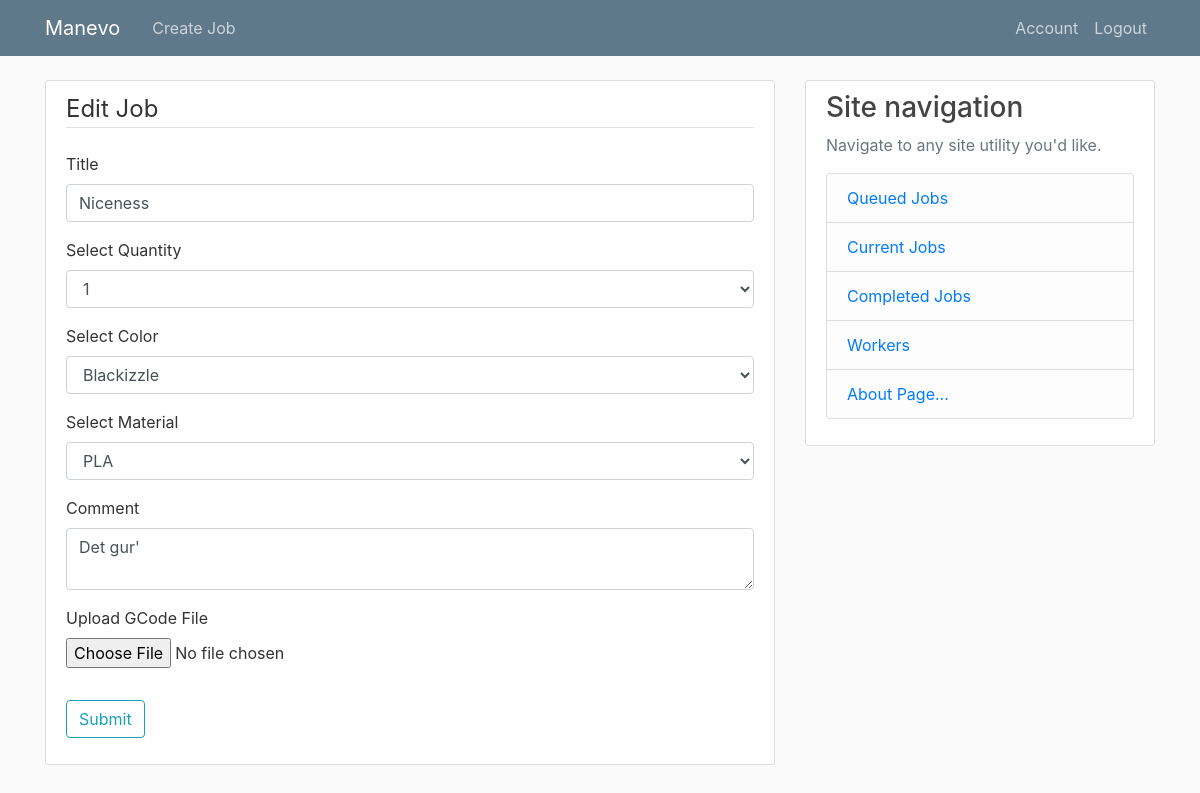
Before: /job/1/edit (signed in) with the older database file.
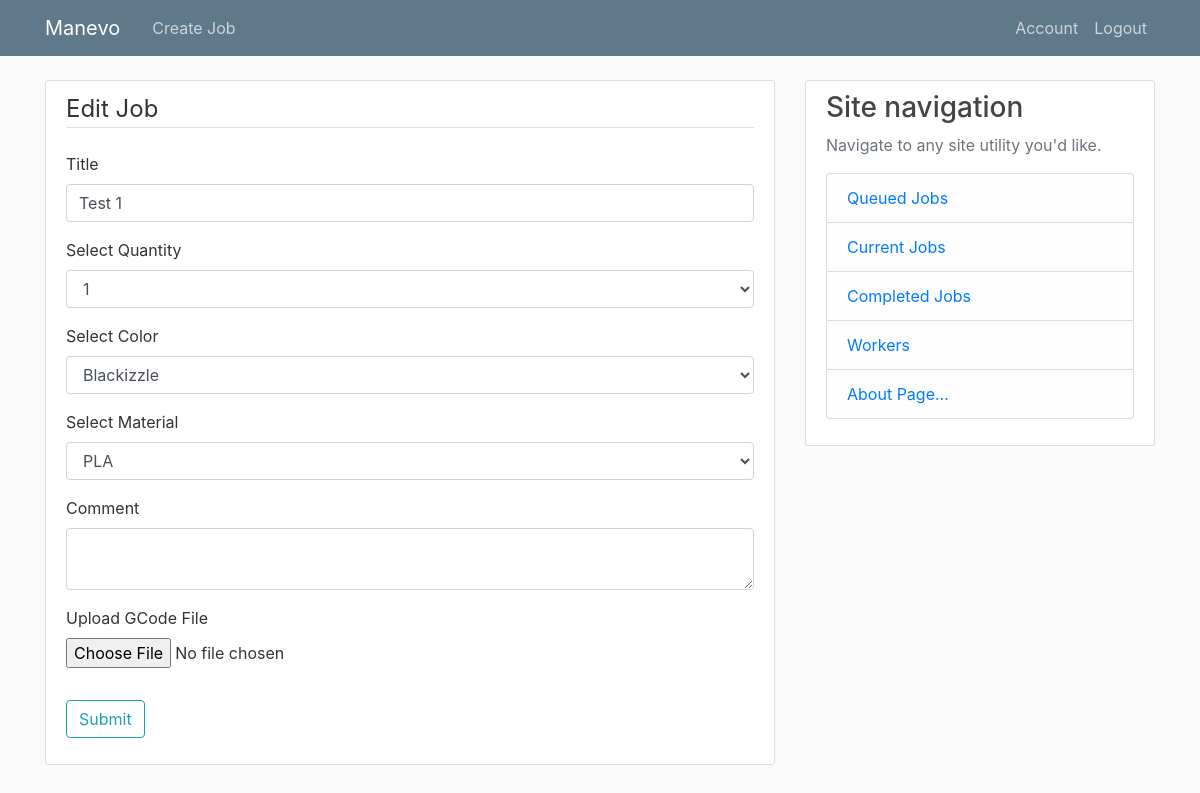
After: the same page with the newer database file.
### hub/models.py (models this page shows, shortened)
class Job(db.Model):
    id = db.Column(db.Integer, primary_key=True) # Primary key for job
    uploadID = db.Column(db.Integer, unique=False) # ID for uploads - used for quantity settings
    groupID = db.Column(db.Integer, unique=False) # ID to group different jobs
    queuePosition = db.Column(db.Integer) # Number used to sort job queue positions
    title = db.Column(db.String, nullable=False) # Arbitrary name of the job given by user
    code = db.Column(db.String, nullable=False) # Filename of uploaded GCode
    color = db.Column(db.String, nullable=False) # Color of filament used
    material = db.Column(db.String, nullable=False) # Filament material
    datePosted = db.Column(db.DateTime, nullable=False, default=datetime.now()) # Date job is posted
    datePrintStart = db.Column(db.DateTime, nullable=True) # Date job is initiated
    datePrintFinish = db.Column(db.DateTime, nullable=True) # Date job is completed
    qty = db.Column(db.Integer, nullable=False) # Job multiplier - this column will be deleted in later versions
    comment = db.Column(db.Text, nullable=True) # Comment by user regarding job
    status = db.Column(db.String, nullable=False) # Status of print - In queue, printed, completed, ect.
    printerID = db.Column(db.Integer, db.ForeignKey('worker.id')) # ID used to assign job or refer job to the used printer
    userID = db.Column(db.Integer, db.ForeignKey('user.id'), nullable=False) # ID used to assign job or refer job to the used printer

### hub/routes.py (the view)
@app.route("/job/<int:job_id>/edit", methods=['GET', 'POST'])
@login_required
def edit_job(job_id):
    job = Job.query.get_or_404(job_id)
    if job.user != current_user:
        abort(403)
    form = JobForm()
    if form.validate_on_submit():
        job.title = form.title.data
        job.comment = form.comment.data
        job.color = form.color.data
        job.material = form.material.data
        job.jobfile = form.jobfile.data
        job.qty = form.qty.data
        db.session.commit()
        flash('Your job has been edited.', 'success')
        return redirect(url_for('job', job_id=job.id))
    elif request.method == "GET":
        form.title.data = job.title
        form.comment.data = job.comment
        form.color.data = job.color
        form.material.data = job.material
        form.jobfile.data = job.code
    return render_template('create_job.html', title = 'Update Job', form=form, legend='Edit Job')

### hub/forms.py (shortened to what this page needs)
class JobForm(FlaskForm):
    title = StringField('Title', validators=[DataRequired()])
    jobfile = FileField('Upload GCode File', validators=[FileAllowed(['gcode'])])
    color = SelectField('Select Color', choices=colorChoices, validators=[DataRequired()])
    material = SelectField('Select Material', choices=materialChoices,validators=[DataRequired()])
    comment = TextAreaField('Comment')
    qty = SelectField('Select Quantity', validators=[DataRequired()], choices=range(1,1000), coerce=int)
    ignore_filename = BooleanField('Override currently uploaded file with same filename.', default=False)
    submit = SubmitField('Submit')

### hub/models.py (called while the page is built)
@login_manager.user_loader
def load_user(get_id):
    return User.query.get(int(get_id))

### hub/templates/create_job.html (shortened to what the changed rows need)
{% extends "layout.html" %}
{% block content %}
    <div class="content-section">
        <form method="POST" action="" enctype="multipart/form-data">
            <fieldset class="form-group">
                <div class="form-group">
                    {{ form.title.label(class="form-control-label") }}
                    {% if form.title.errors %}
                        {{form.title(class="form-control form-control-lg is-invalid")}}
                        <div class="invalid-feedback">
                            {% for error in form.title.errors %}
                                <span>
                                    {{ error }}
                                </span>
                            {% endfor %}
                        </div>
                    {% else %}
                        {{ form.title(class="form-control from-control-lg") }}
                    {% endif %}
                </div>
                <div class="form-group">
                    {{ form.qty.label(class="form-control-label") }}
                    {% if form.qty.errors %}
                        {{form.qty(class="form-control form-control-lg is-invalid")}}
                        <div class="invalid-feedback">
                            {% for error in form.qty.errors %}
                                <span>
                                    {{ error }}
                                </span>
                            {% endfor %}
                        </div>
                    {% else %}
                        {{ form.qty(class="form-control from-control-lg") }}
                    {% endif %}
                </div>
                <div class="form-group">
                    {{ form.color.label(class="form-control-label") }}
                    {% if form.color.errors %}
                        {{form.color(class="form-control form-control-lg is-invalid")}}
                        <div class="invalid-feedback">
                            {% for error in form.color.errors %}
                                <span>
                                    {{ error }}
                                </span>
                            {% endfor %}
                        </div>
                    {% else %}
                        {{ form.color(class="form-control from-control-lg") }}
                    {% endif %}
                </div>
                <div class="form-group">
                    {{ form.material.label(class="form-control-label") }}
                    {% if form.material.errors %}
                        {{form.material(class="form-control form-control-lg is-invalid")}}
                        <div class="invalid-feedback">
                            {% for error in form.material.errors %}
                                <span>
                                    {{ error }}
                                </span>
                            {% endfor %}
                        </div>
                    {% else %}
                        {{ form.material(class="form-control from-control-lg") }}
                    {% endif %}
                </div>
                <div class="form-group">
                    {{ form.comment.label(class="form-control-label") }}
                    {% if form.comment.errors %}
                        {{form.comment(class="form-control form-control-lg is-invalid")}}
                        <div class="invalid-feedback">
                            {% for error in form.comment.errors %}
                                <span>
                                    {{ error }}
                                </span>
                            {% endfor %}
                        </div>
                    {% else %}
                        {{ form.comment(class="form-control from-control-lg") }}
                    {% endif %}
                </div>
            </fieldset>
        </form>
    </div>
{% endblock content%}

Changed rows visible on the page:
changed Job "Blackizzle": title "Niceness" → "Test 1"; comment "Det gur'" → (not shown)
